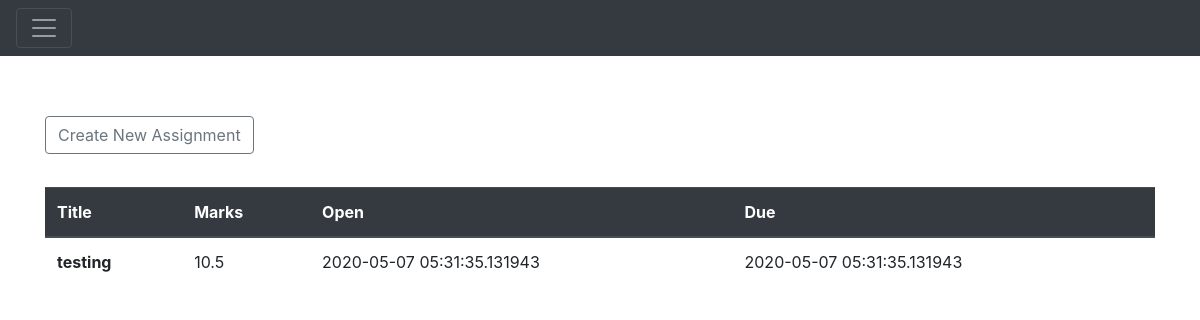
The app's page /assignments/1, older data.
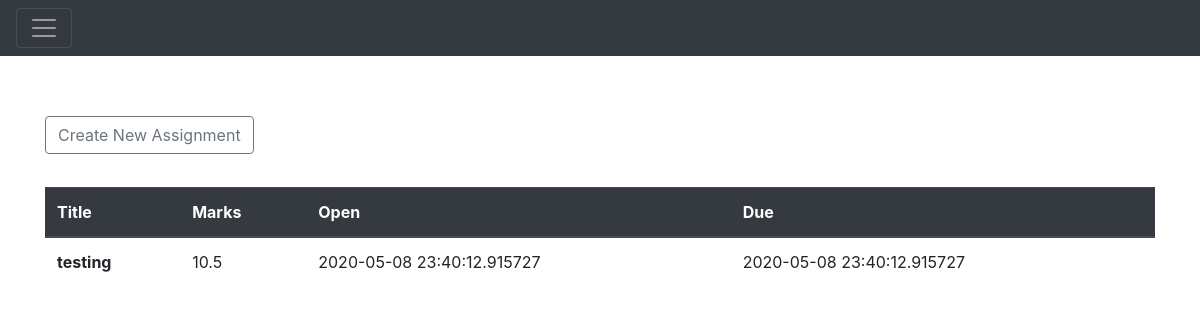
The same page, newer data.
### Application/models.py (models this page shows)
class Assignment(db.Model):
    __tablename__ = "assignments"
    assignmentId = db.Column(
        db.Integer,
        primary_key=True,
        autoincrement=True
    )
    assignmentName = db.Column(
        db.String(120),
        nullable=False
    )
    assignmentDesc = db.Column(
        db.String(255),
        nullable=False
    )
    assignmentDeadline = db.Column(
        db.DateTime
    )
    courseId = db.Column(db.Integer, db.ForeignKey('courses.courseId'))
    course = relationship("Course", backref="assignments")
    totalMarks = db.Column(db.Float, nullable=False)
    uploadDateTime = db.Column(db.DateTime, nullable=False)

### Application/assignments.py (the view)
@app.route('/assignments/<id>',methods=['GET'])
def getAssignmentsByCourse(id):
    assignments = models.Assignment.query.filter_by(courseId=id).all()
    filteredAssignments = []
    for ass in assignments:
        if ass.course.courseId == int(id):
            filteredAssignments.append(ass)
    return render_template('assignments.html',assignments=filteredAssignments)

### Application/templates/assignments.html (shortened to what this page needs)
{% extends 'main.html' %}
{% block head %}
{{ super() }}
{% endblock %}
{% block body %}
{{ super() }}
<div class="container" style="margin-top: 5%">
    <button type="button" class="btn btn-outline-secondary" data-toggle="modal" data-target="#assignmentModal">
    Create New Assignment
</button>
    <table class="table" style = "margin-top: 3%">
        <thead class="thead-dark">
        <tr>
            <th scope="col">Title</th>
            <th scope="col">Marks</th>
            <th scope="col">Open</th>
            <th scope="col">Due</th>
        </tr>
        </thead>
        <tbody>
        {% for assignment in assignments %}
        <tr>
            <th scope="row">{{assignment.assignmentName}}</th>
            <td>{{assignment.totalMarks}}</td>
            <td>{{assignment.uploadDateTime}}</td>
            <td>{{assignment.assignmentDeadline}}</td>
        </tr>
        {% endfor %}
        </tbody>
    </table>
</div>
{% endblock %}

Row changes from the older to the newer data that the page shows:
changed Assignment "testing": uploadDateTime "2020-05-07 05:31:35.131943" → "2020-05-08 23:40:12.915727"; assignmentDeadline "2020-05-07 05:31:35.131943" → "2020-05-08 23:40:12.915727"
